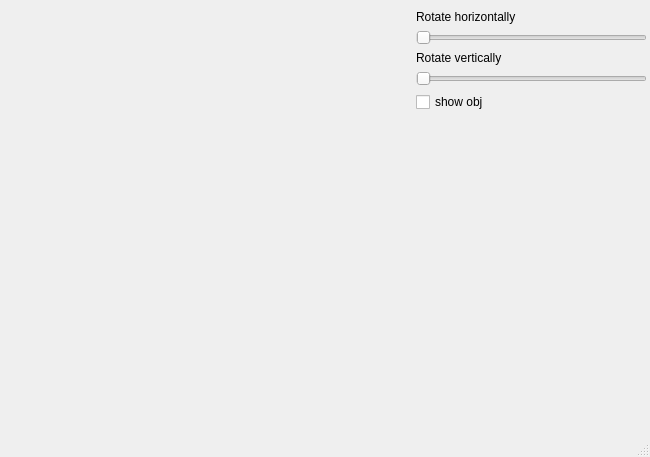
<?xml version="1.0" encoding="UTF-8"?>
<ui version="4.0">
 <class>MainWindow</class>
 <widget class="QMainWindow" name="MainWindow">
  <property name="geometry">
   <rect>
    <x>0</x>
    <y>0</y>
    <width>650</width>
    <height>457</height>
   </rect>
  </property>
  <property name="windowTitle">
   <string>MainWindow</string>
  </property>
  <widget class="QWidget" name="centralwidget">
   <widget class="QWidget" name="widget" native="true">
    <property name="geometry">
     <rect>
      <x>9</x>
      <y>9</y>
      <width>400</width>
      <height>400</height>
     </rect>
    </property>
    <property name="minimumSize">
     <size>
      <width>400</width>
      <height>400</height>
     </size>
    </property>
   </widget>
   <widget class="QWidget" name="layoutWidget">
    <property name="geometry">
     <rect>
      <x>416</x>
      <y>10</y>
      <width>231</width>
      <height>401</height>
     </rect>
    </property>
    <layout class="QVBoxLayout" name="verticalLayout">
     <item>
      <widget class="QLabel" name="label">
       <property name="text">
        <string>Rotate horizontally</string>
       </property>
      </widget>
     </item>
     <item>
      <widget class="QSlider" name="rotationSliderX">
       <property name="orientation">
        <enum>Qt::Horizontal</enum>
       </property>
      </widget>
     </item>
     <item>
      <widget class="QLabel" name="label_2">
       <property name="text">
        <string>Rotate vertically</string>
       </property>
      </widget>
     </item>
     <item>
      <widget class="QSlider" name="rotationSliderY">
       <property name="orientation">
        <enum>Qt::Horizontal</enum>
       </property>
      </widget>
     </item>
     <item>
      <layout class="QHBoxLayout" name="horizontalLayout">
       <item>
        <widget class="QCheckBox" name="checkBox1">
         <property name="text">
          <string>show obj</string>
         </property>
        </widget>
       </item>
       <item>
        <spacer name="horizontalSpacer">
         <property name="orientation">
          <enum>Qt::Horizontal</enum>
         </property>
         <property name="sizeHint" stdset="0">
          <size>
           <width>40</width>
           <height>20</height>
          </size>
         </property>
        </spacer>
       </item>
      </layout>
     </item>
     <item>
      <spacer name="verticalSpacer">
       <property name="orientation">
        <enum>Qt::Vertical</enum>
       </property>
       <property name="sizeHint" stdset="0">
        <size>
         <width>20</width>
         <height>40</height>
        </size>
       </property>
      </spacer>
     </item>
    </layout>
   </widget>
  </widget>
  <widget class="QMenuBar" name="menubar">
   <property name="geometry">
    <rect>
     <x>0</x>
     <y>0</y>
     <width>650</width>
     <height>21</height>
    </rect>
   </property>
  </widget>
  <widget class="QStatusBar" name="statusbar"/>
 </widget>
 <resources/>
 <connections/>
</ui>
